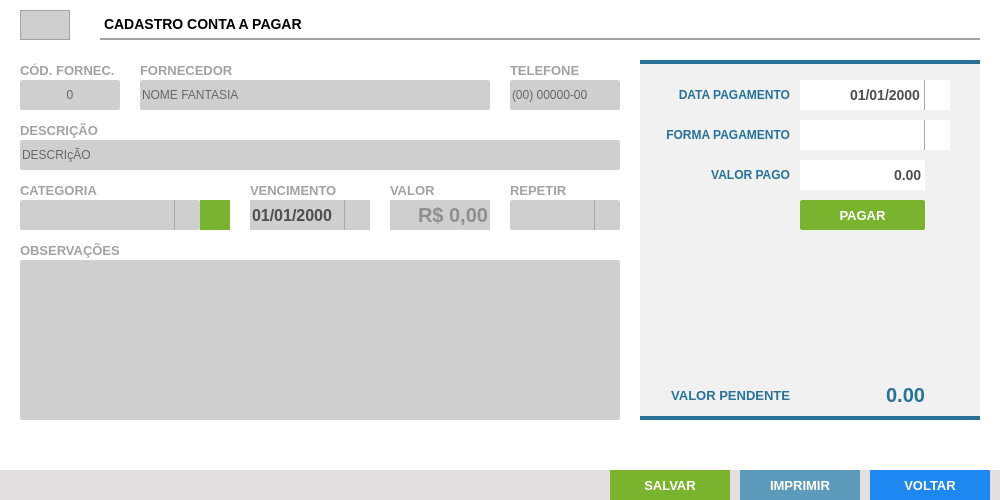
<?xml version="1.0" encoding="UTF-8"?>
<ui version="4.0">
 <class>ct_FormPagar</class>
 <widget class="QFrame" name="ct_FormPagar">
  <property name="geometry">
   <rect>
    <x>0</x>
    <y>0</y>
    <width>1000</width>
    <height>500</height>
   </rect>
  </property>
  <property name="windowTitle">
   <string>Frame</string>
  </property>
  <widget class="QFrame" name="fr_FormPagar">
   <property name="geometry">
    <rect>
     <x>0</x>
     <y>0</y>
     <width>1000</width>
     <height>500</height>
    </rect>
   </property>
   <property name="styleSheet">
    <string notr="true">background: #FFF;
border: none</string>
   </property>
   <property name="frameShape">
    <enum>QFrame::StyledPanel</enum>
   </property>
   <property name="frameShadow">
    <enum>QFrame::Raised</enum>
   </property>
   <widget class="QLabel" name="lb_FormProdutos">
    <property name="geometry">
     <rect>
      <x>100</x>
      <y>10</y>
      <width>880</width>
      <height>30</height>
     </rect>
    </property>
    <property name="styleSheet">
     <string notr="true">QLabel{
font-size: 14px;
font-family: &quot;Arial&quot;;
font-weight: bold;

border-bottom: 2px solid #A2A2A2
}</string>
    </property>
    <property name="text">
     <string>CADASTRO CONTA A PAGAR</string>
    </property>
   </widget>
   <widget class="QLineEdit" name="tx_Cod">
    <property name="enabled">
     <bool>false</bool>
    </property>
    <property name="geometry">
     <rect>
      <x>20</x>
      <y>10</y>
      <width>50</width>
      <height>30</height>
     </rect>
    </property>
    <property name="styleSheet">
     <string notr="true">QLineEdit{
background: #CFCFCF;
border: 1px solid #A2A2A2;
color: #000;
font-size: 14px;
font-family: &quot;Arial&quot;;
font-weight: bold;

}</string>
    </property>
    <property name="text">
     <string/>
    </property>
    <property name="alignment">
     <set>Qt::AlignCenter</set>
    </property>
   </widget>
   <widget class="QLabel" name="lb_FormCompra_5">
    <property name="geometry">
     <rect>
      <x>510</x>
      <y>60</y>
      <width>110</width>
      <height>20</height>
     </rect>
    </property>
    <property name="styleSheet">
     <string notr="true">QLabel{
font-size: 13px;
font-family: &quot;Arial&quot;;
font-weight: bold;
color: #A2A2A2;
}</string>
    </property>
    <property name="text">
     <string>TELEFONE</string>
    </property>
   </widget>
   <widget class="QLineEdit" name="tx_Id">
    <property name="geometry">
     <rect>
      <x>20</x>
      <y>80</y>
      <width>100</width>
      <height>30</height>
     </rect>
    </property>
    <property name="focusPolicy">
     <enum>Qt::WheelFocus</enum>
    </property>
    <property name="styleSheet">
     <string notr="true">QLineEdit{
background: #CFCFCF;
border-radius: 2px;
color: #000;
font: 13px &quot;Arial&quot; ;
text-transform: uppercase;
}
QLineEdit:Focus {
border: 1px solid red;
}</string>
    </property>
    <property name="alignment">
     <set>Qt::AlignCenter</set>
    </property>
    <property name="placeholderText">
     <string>0</string>
    </property>
   </widget>
   <widget class="QLabel" name="lb_FormCompra_2">
    <property name="geometry">
     <rect>
      <x>140</x>
      <y>60</y>
      <width>120</width>
      <height>20</height>
     </rect>
    </property>
    <property name="styleSheet">
     <string notr="true">QLabel{
font-size: 13px;
font-family: &quot;Arial&quot;;
font-weight: bold;
color: #A2A2A2;
}</string>
    </property>
    <property name="text">
     <string>FORNECEDOR</string>
    </property>
   </widget>
   <widget class="QLineEdit" name="tx_NomeFantasia">
    <property name="geometry">
     <rect>
      <x>140</x>
      <y>80</y>
      <width>350</width>
      <height>30</height>
     </rect>
    </property>
    <property name="focusPolicy">
     <enum>Qt::WheelFocus</enum>
    </property>
    <property name="styleSheet">
     <string notr="true">QLineEdit{
background: #CFCFCF;
border-radius: 2px;
color: #000;
font: 13px &quot;Arial&quot; ;
text-transform: uppercase;
}
QLineEdit:Focus {
border: 1px solid red;
}</string>
    </property>
    <property name="placeholderText">
     <string>NOME FANTASIA </string>
    </property>
   </widget>
   <widget class="QLabel" name="lb_FormCompra_3">
    <property name="geometry">
     <rect>
      <x>20</x>
      <y>60</y>
      <width>100</width>
      <height>20</height>
     </rect>
    </property>
    <property name="styleSheet">
     <string notr="true">QLabel{
font-size: 13px;
font-family: &quot;Arial&quot;;
font-weight: bold;
color: #A2A2A2;
}</string>
    </property>
    <property name="text">
     <string>CÓD. FORNEC.</string>
    </property>
   </widget>
   <widget class="QLineEdit" name="tx_Telefone">
    <property name="geometry">
     <rect>
      <x>510</x>
      <y>80</y>
      <width>110</width>
      <height>30</height>
     </rect>
    </property>
    <property name="focusPolicy">
     <enum>Qt::WheelFocus</enum>
    </property>
    <property name="styleSheet">
     <string notr="true">QLineEdit{
background: #CFCFCF;
border-radius: 2px;
color: #000;
font: 13px &quot;Arial&quot; ;
text-transform: uppercase;
}
QLineEdit:Focus {
border: 1px solid red;
}</string>
    </property>
    <property name="readOnly">
     <bool>true</bool>
    </property>
    <property name="placeholderText">
     <string>(00) 00000-00</string>
    </property>
   </widget>
   <widget class="QLineEdit" name="tx_descricao">
    <property name="geometry">
     <rect>
      <x>20</x>
      <y>140</y>
      <width>600</width>
      <height>30</height>
     </rect>
    </property>
    <property name="mouseTracking">
     <bool>true</bool>
    </property>
    <property name="focusPolicy">
     <enum>Qt::WheelFocus</enum>
    </property>
    <property name="styleSheet">
     <string notr="true">QLineEdit{
background: #CFCFCF;
border-radius: 2px;
color: #000;
font: 13px &quot;Arial&quot; ;
text-transform: uppercase;
}
QLineEdit:Focus {
border: 1px solid red;
}</string>
    </property>
    <property name="text">
     <string/>
    </property>
    <property name="frame">
     <bool>false</bool>
    </property>
    <property name="cursorPosition">
     <number>0</number>
    </property>
    <property name="alignment">
     <set>Qt::AlignLeading|Qt::AlignLeft|Qt::AlignVCenter</set>
    </property>
    <property name="readOnly">
     <bool>false</bool>
    </property>
    <property name="placeholderText">
     <string>DESCRIçÃO </string>
    </property>
   </widget>
   <widget class="QLabel" name="lb_FormCompra_4">
    <property name="geometry">
     <rect>
      <x>20</x>
      <y>120</y>
      <width>120</width>
      <height>20</height>
     </rect>
    </property>
    <property name="styleSheet">
     <string notr="true">QLabel{
font-size: 13px;
font-family: &quot;Arial&quot;;
font-weight: bold;
color: #A2A2A2;
}</string>
    </property>
    <property name="text">
     <string>DESCRIÇÃO</string>
    </property>
   </widget>
   <widget class="QLabel" name="lb_FormCompra_6">
    <property name="geometry">
     <rect>
      <x>20</x>
      <y>180</y>
      <width>120</width>
      <height>20</height>
     </rect>
    </property>
    <property name="styleSheet">
     <string notr="true">QLabel{
font-size: 13px;
font-family: &quot;Arial&quot;;
font-weight: bold;
color: #A2A2A2;
}</string>
    </property>
    <property name="text">
     <string>CATEGORIA</string>
    </property>
   </widget>
   <widget class="QComboBox" name="cb_categoria">
    <property name="geometry">
     <rect>
      <x>20</x>
      <y>200</y>
      <width>180</width>
      <height>30</height>
     </rect>
    </property>
    <property name="styleSheet">
     <string notr="true">QComboBox{
background: #CFCFCF;
border-radius: 2px;
color: #000;
font: 13px &quot;Arial&quot; ;
text-transform: uppercase;
}
QComboBox:Focus {
border: 1px solid red;
}
 QComboBox::drop-down {
     subcontrol-origin: padding;
     subcontrol-position: top right;
     width: 25px;
     border-left-width: 1px;
     border-left-color: darkgray;
     border-left-style: solid; /* just a single line */
     border-top-right-radius: 3px; /* same radius as the QComboBox */
     border-bottom-right-radius: 3px;
 }
QComboBox::down-arrow {
     image: url(Images/down.png);
 }
</string>
    </property>
   </widget>
   <widget class="QPushButton" name="bt_AddCategoriaProduto">
    <property name="geometry">
     <rect>
      <x>200</x>
      <y>200</y>
      <width>30</width>
      <height>30</height>
     </rect>
    </property>
    <property name="font">
     <font>
      <family>Arial</family>
      <pointsize>16</pointsize>
      <weight>75</weight>
      <bold>true</bold>
     </font>
    </property>
    <property name="styleSheet">
     <string notr="true">QPushButton{
background: #7AB32E;
color: #FFF
}
QPushButton:hover{
background-color: #40a286
}</string>
    </property>
    <property name="text">
     <string/>
    </property>
   </widget>
   <widget class="QPushButton" name="bt_CancelAddCatergoria">
    <property name="geometry">
     <rect>
      <x>200</x>
      <y>200</y>
      <width>30</width>
      <height>30</height>
     </rect>
    </property>
    <property name="font">
     <font>
      <family>Arial</family>
      <pointsize>16</pointsize>
      <weight>75</weight>
      <bold>true</bold>
     </font>
    </property>
    <property name="toolTip">
     <string>&lt;html&gt;&lt;head/&gt;&lt;body&gt;&lt;p&gt;Cancelar&lt;/p&gt;&lt;/body&gt;&lt;/html&gt;</string>
    </property>
    <property name="styleSheet">
     <string notr="true">QPushButton{
background: #FAB32E;
color: #FFF
}
QPushButton:hover{
background-color: #40a286
}</string>
    </property>
    <property name="text">
     <string/>
    </property>
   </widget>
   <widget class="QDateEdit" name="dt_Vencimento">
    <property name="geometry">
     <rect>
      <x>250</x>
      <y>200</y>
      <width>120</width>
      <height>30</height>
     </rect>
    </property>
    <property name="styleSheet">
     <string notr="true">QDateEdit {
background: #CFCFCF;
border: none;
font-family: &quot;Arial&quot;;
font-size: 16px;
font-weight: bold;
color: rgb(80,79,79)
}
 QDateEdit::drop-down {
     subcontrol-origin: padding;
     subcontrol-position: top right;
     width: 25px;
     border-left-width: 1px;
     border-left-color: darkgray;
     border-left-style: solid; /* just a single line */
     border-top-right-radius: 3px; /* same radius as the QComboBox */
     border-bottom-right-radius: 3px;
 }
QDateEdit::down-arrow {
     image: url(Images/down.png);
 }

QCalendarWidget QAbstractItemView:enabled 
  {
border: none;
  	font-size:13px;  
  	color: #000;  
  	background-color: #F1F1F1;  
  	selection-background-color: rgb(64, 64, 64); 
  	selection-color: rgb(0, 255, 0); 
  }
QCalendarWidget QToolButton {
	border: none;
  	color: #000
  }

 QCalendarWidget QMenu {
  	width: 150px;
  	left: 20px;
  	color: white;
  	font-size: 18px;
  	background-color: rgb(100, 100, 100);
  }
QCalendarWidget QWidget#qt_calendar_navigationbar
{ 
border: none;
}</string>
    </property>
    <property name="displayFormat">
     <string>dd/MM/yyyy</string>
    </property>
    <property name="calendarPopup">
     <bool>true</bool>
    </property>
   </widget>
   <widget class="QLabel" name="lb_FormCompra_7">
    <property name="geometry">
     <rect>
      <x>250</x>
      <y>180</y>
      <width>120</width>
      <height>20</height>
     </rect>
    </property>
    <property name="styleSheet">
     <string notr="true">QLabel{
font-size: 13px;
font-family: &quot;Arial&quot;;
font-weight: bold;
color: #A2A2A2;
}</string>
    </property>
    <property name="text">
     <string>VENCIMENTO</string>
    </property>
   </widget>
   <widget class="QTextEdit" name="tx_Obs">
    <property name="geometry">
     <rect>
      <x>20</x>
      <y>260</y>
      <width>600</width>
      <height>160</height>
     </rect>
    </property>
    <property name="styleSheet">
     <string notr="true">QTextEdit{
background: #CFCFCF;
border-radius: 2px;
color: #000;
font: 13px &quot;Arial&quot; ;
text-transform: uppercase;
}
QTextEdit:Focus {
border: 1px solid red;
}</string>
    </property>
   </widget>
   <widget class="QLabel" name="lb_FormCompra_8">
    <property name="geometry">
     <rect>
      <x>20</x>
      <y>240</y>
      <width>120</width>
      <height>20</height>
     </rect>
    </property>
    <property name="styleSheet">
     <string notr="true">QLabel{
font-size: 13px;
font-family: &quot;Arial&quot;;
font-weight: bold;
color: #A2A2A2;
}</string>
    </property>
    <property name="text">
     <string>OBSERVAÇÕES</string>
    </property>
   </widget>
   <widget class="QFrame" name="fr_financeiroCompra">
    <property name="geometry">
     <rect>
      <x>640</x>
      <y>60</y>
      <width>340</width>
      <height>360</height>
     </rect>
    </property>
    <property name="styleSheet">
     <string notr="true">background: #F1F1F1;
border-top: 4px solid #277298;
border-bottom: 4px solid #277298;</string>
    </property>
    <property name="frameShape">
     <enum>QFrame::StyledPanel</enum>
    </property>
    <property name="frameShadow">
     <enum>QFrame::Raised</enum>
    </property>
    <widget class="QLabel" name="lb_FormVenda_14">
     <property name="geometry">
      <rect>
       <x>20</x>
       <y>20</y>
       <width>130</width>
       <height>30</height>
      </rect>
     </property>
     <property name="styleSheet">
      <string notr="true">QLabel{
font-size: 12px;
font-family: &quot;Arial&quot;;
font-weight: bold;
color: #277298;
border: none
}</string>
     </property>
     <property name="text">
      <string>DATA PAGAMENTO</string>
     </property>
     <property name="alignment">
      <set>Qt::AlignRight|Qt::AlignTrailing|Qt::AlignVCenter</set>
     </property>
    </widget>
    <widget class="QDateEdit" name="dt_dataPagamento">
     <property name="geometry">
      <rect>
       <x>160</x>
       <y>20</y>
       <width>150</width>
       <height>30</height>
      </rect>
     </property>
     <property name="styleSheet">
      <string notr="true">QDateEdit {
background: #FFF;
border: none;
font-family: &quot;Arial&quot;;
font-size: 14px;
font-weight: bold;
color: rgb(80,79,79)
}
 QDateEdit::drop-down {
     subcontrol-origin: padding;
     subcontrol-position: top right;
     width: 25px;
     border-left-width: 1px;
     border-left-color: darkgray;
     border-left-style: solid; /* just a single line */
     border-top-right-radius: 3px; /* same radius as the QComboBox */
     border-bottom-right-radius: 3px;
 }
QDateEdit::down-arrow {
     image: url(Images/down.png);
 }

QCalendarWidget QAbstractItemView:enabled 
  {
border: none;
  	font-size:13px;  
  	color: #000;  
  	background-color: #F1F1F1;  
  	selection-background-color: rgb(64, 64, 64); 
  	selection-color: rgb(0, 255, 0); 
  }
QCalendarWidget QToolButton {
	border: none;
  	color: #000
  }

 QCalendarWidget QMenu {
  	width: 150px;
  	left: 20px;
  	color: white;
  	font-size: 18px;
  	background-color: rgb(100, 100, 100);
  }
QCalendarWidget QWidget#qt_calendar_navigationbar
{ 
border: none;
}</string>
     </property>
     <property name="alignment">
      <set>Qt::AlignRight|Qt::AlignTrailing|Qt::AlignVCenter</set>
     </property>
     <property name="displayFormat">
      <string>dd/MM/yyyy</string>
     </property>
     <property name="calendarPopup">
      <bool>true</bool>
     </property>
    </widget>
    <widget class="QLabel" name="lb_FormVenda_22">
     <property name="geometry">
      <rect>
       <x>20</x>
       <y>320</y>
       <width>130</width>
       <height>30</height>
      </rect>
     </property>
     <property name="styleSheet">
      <string notr="true">QLabel{
font-size: 13px;
font-family: &quot;Arial&quot;;
font-weight: bold;
color: #277298;
border: none
}</string>
     </property>
     <property name="text">
      <string>VALOR PENDENTE</string>
     </property>
     <property name="alignment">
      <set>Qt::AlignRight|Qt::AlignTrailing|Qt::AlignVCenter</set>
     </property>
    </widget>
    <widget class="QLabel" name="lb_ValorPendente">
     <property name="geometry">
      <rect>
       <x>160</x>
       <y>320</y>
       <width>125</width>
       <height>30</height>
      </rect>
     </property>
     <property name="styleSheet">
      <string notr="true">QLabel{
font-size: 20px;
font-family: &quot;Arial&quot;;
font-weight: bold;
color: #277298;
border: none
}</string>
     </property>
     <property name="text">
      <string>0.00</string>
     </property>
     <property name="alignment">
      <set>Qt::AlignRight|Qt::AlignTrailing|Qt::AlignVCenter</set>
     </property>
    </widget>
    <widget class="QLineEdit" name="tx_valorPago">
     <property name="geometry">
      <rect>
       <x>160</x>
       <y>100</y>
       <width>125</width>
       <height>30</height>
      </rect>
     </property>
     <property name="focusPolicy">
      <enum>Qt::WheelFocus</enum>
     </property>
     <property name="styleSheet">
      <string notr="true">QLineEdit{
background: #FFF;
border: none;
font-family: &quot;Arial&quot;;
font-size: 14px;
font-weight: bold;
color: rgb(80,79,79)
}
QLineEdit:Focus {
border: 1px solid red;
}</string>
     </property>
     <property name="text">
      <string>0.00</string>
     </property>
     <property name="alignment">
      <set>Qt::AlignRight|Qt::AlignTrailing|Qt::AlignVCenter</set>
     </property>
     <property name="placeholderText">
      <string>R$ 0.00</string>
     </property>
    </widget>
    <widget class="QLabel" name="lb_FormVenda_27">
     <property name="geometry">
      <rect>
       <x>20</x>
       <y>60</y>
       <width>130</width>
       <height>30</height>
      </rect>
     </property>
     <property name="styleSheet">
      <string notr="true">QLabel{
font-size: 12px;
font-family: &quot;Arial&quot;;
font-weight: bold;
color: #277298;
border: none
}</string>
     </property>
     <property name="text">
      <string>FORMA PAGAMENTO</string>
     </property>
     <property name="alignment">
      <set>Qt::AlignRight|Qt::AlignTrailing|Qt::AlignVCenter</set>
     </property>
    </widget>
    <widget class="QComboBox" name="cb_formaPagamento">
     <property name="geometry">
      <rect>
       <x>160</x>
       <y>60</y>
       <width>150</width>
       <height>30</height>
      </rect>
     </property>
     <property name="styleSheet">
      <string notr="true">QComboBox{
background: #FFF;
border: none;
font-family: &quot;Arial&quot;;
font-size: 16px;
font-weight: bold;
color: rgb(80,79,79)
}
QComboBox:Focus {
border: 1px solid red;
}
 QComboBox::drop-down {
     subcontrol-origin: padding;
     subcontrol-position: top right;
     width: 25px;
     border-left-width: 1px;
     border-left-color: darkgray;
     border-left-style: solid; /* just a single line */
     border-top-right-radius: 3px; /* same radius as the QComboBox */
     border-bottom-right-radius: 3px;
 }
QComboBox::down-arrow {
     image: url(Images/down.png);
 }
</string>
     </property>
    </widget>
    <widget class="QLabel" name="lb_FormVenda_28">
     <property name="geometry">
      <rect>
       <x>20</x>
       <y>100</y>
       <width>130</width>
       <height>30</height>
      </rect>
     </property>
     <property name="styleSheet">
      <string notr="true">QLabel{
font-size: 12px;
font-family: &quot;Arial&quot;;
font-weight: bold;
color: #277298;
border: none
}</string>
     </property>
     <property name="text">
      <string>VALOR PAGO</string>
     </property>
     <property name="alignment">
      <set>Qt::AlignRight|Qt::AlignTrailing|Qt::AlignVCenter</set>
     </property>
    </widget>
    <widget class="QPushButton" name="bt_receber">
     <property name="enabled">
      <bool>true</bool>
     </property>
     <property name="geometry">
      <rect>
       <x>160</x>
       <y>140</y>
       <width>125</width>
       <height>30</height>
      </rect>
     </property>
     <property name="font">
      <font>
       <family>Tahoma</family>
       <pointsize>10</pointsize>
       <weight>75</weight>
       <bold>true</bold>
      </font>
     </property>
     <property name="cursor">
      <cursorShape>PointingHandCursor</cursorShape>
     </property>
     <property name="focusPolicy">
      <enum>Qt::NoFocus</enum>
     </property>
     <property name="contextMenuPolicy">
      <enum>Qt::ActionsContextMenu</enum>
     </property>
     <property name="styleSheet">
      <string notr="true">QPushButton {
background-color: #7AB32E;
color: #FFF;
border: none;
border-radius: 2px
 }
QPushButton:hover{
background-color: #40a286
}</string>
     </property>
     <property name="text">
      <string>PAGAR</string>
     </property>
     <property name="iconSize">
      <size>
       <width>75</width>
       <height>35</height>
      </size>
     </property>
    </widget>
   </widget>
   <widget class="QLabel" name="lb_FormCompra_9">
    <property name="geometry">
     <rect>
      <x>390</x>
      <y>180</y>
      <width>100</width>
      <height>20</height>
     </rect>
    </property>
    <property name="styleSheet">
     <string notr="true">QLabel{
font-size: 13px;
font-family: &quot;Arial&quot;;
font-weight: bold;
color: #A2A2A2;
}</string>
    </property>
    <property name="text">
     <string>VALOR</string>
    </property>
   </widget>
   <widget class="QLineEdit" name="tx_valor">
    <property name="geometry">
     <rect>
      <x>390</x>
      <y>200</y>
      <width>100</width>
      <height>30</height>
     </rect>
    </property>
    <property name="focusPolicy">
     <enum>Qt::WheelFocus</enum>
    </property>
    <property name="styleSheet">
     <string notr="true">QLineEdit{
background: #CFCFCF;
border: none;
font-family: &quot;Arial&quot;;
font-size: 20px;
font-weight: bold;
color: rgb(80,79,79)
}
QLineEdit:Focus {
border: 1px solid red;
}</string>
    </property>
    <property name="alignment">
     <set>Qt::AlignRight|Qt::AlignTrailing|Qt::AlignVCenter</set>
    </property>
    <property name="placeholderText">
     <string>R$ 0,00</string>
    </property>
   </widget>
   <widget class="QComboBox" name="cb_repetir">
    <property name="geometry">
     <rect>
      <x>510</x>
      <y>200</y>
      <width>110</width>
      <height>30</height>
     </rect>
    </property>
    <property name="styleSheet">
     <string notr="true">QComboBox{
background: #CFCFCF;
border-radius: 2px;
color: #000;
font: 13px &quot;Arial&quot; ;
text-transform: uppercase;
}
QComboBox:Focus {
border: 1px solid red;
}
 QComboBox::drop-down {
     subcontrol-origin: padding;
     subcontrol-position: top right;
     width: 25px;
     border-left-width: 1px;
     border-left-color: darkgray;
     border-left-style: solid; /* just a single line */
     border-top-right-radius: 3px; /* same radius as the QComboBox */
     border-bottom-right-radius: 3px;
 }
QComboBox::down-arrow {
     image: url(Images/down.png);
 }
</string>
    </property>
   </widget>
   <widget class="QLabel" name="lb_FormCompra_10">
    <property name="geometry">
     <rect>
      <x>510</x>
      <y>180</y>
      <width>110</width>
      <height>20</height>
     </rect>
    </property>
    <property name="styleSheet">
     <string notr="true">QLabel{
font-size: 13px;
font-family: &quot;Arial&quot;;
font-weight: bold;
color: #A2A2A2;
}</string>
    </property>
    <property name="text">
     <string>REPETIR</string>
    </property>
   </widget>
   <widget class="QFrame" name="fr_BotoesFormCompra">
    <property name="geometry">
     <rect>
      <x>0</x>
      <y>470</y>
      <width>1000</width>
      <height>30</height>
     </rect>
    </property>
    <property name="styleSheet">
     <string notr="true">background:#E1DFE0;
border: none;</string>
    </property>
    <widget class="QPushButton" name="bt_Voltar">
     <property name="geometry">
      <rect>
       <x>870</x>
       <y>0</y>
       <width>120</width>
       <height>30</height>
      </rect>
     </property>
     <property name="font">
      <font>
       <family>Tahoma</family>
       <pointsize>10</pointsize>
       <weight>75</weight>
       <bold>true</bold>
      </font>
     </property>
     <property name="cursor">
      <cursorShape>PointingHandCursor</cursorShape>
     </property>
     <property name="focusPolicy">
      <enum>Qt::NoFocus</enum>
     </property>
     <property name="contextMenuPolicy">
      <enum>Qt::ActionsContextMenu</enum>
     </property>
     <property name="styleSheet">
      <string notr="true">QPushButton {
background-color: #1E87F0;
color: #FFF
}
QPushButton:hover{
background-color: #40a286
}</string>
     </property>
     <property name="text">
      <string>VOLTAR</string>
     </property>
     <property name="iconSize">
      <size>
       <width>75</width>
       <height>35</height>
      </size>
     </property>
    </widget>
    <widget class="QPushButton" name="bt_Salvar">
     <property name="geometry">
      <rect>
       <x>610</x>
       <y>0</y>
       <width>120</width>
       <height>30</height>
      </rect>
     </property>
     <property name="font">
      <font>
       <family>Tahoma</family>
       <pointsize>10</pointsize>
       <weight>75</weight>
       <bold>true</bold>
      </font>
     </property>
     <property name="cursor">
      <cursorShape>PointingHandCursor</cursorShape>
     </property>
     <property name="focusPolicy">
      <enum>Qt::NoFocus</enum>
     </property>
     <property name="contextMenuPolicy">
      <enum>Qt::ActionsContextMenu</enum>
     </property>
     <property name="styleSheet">
      <string notr="true">QPushButton {
background-color: #7AB32E;
color: #FFF
 }
QPushButton:hover{
background-color: #40a286
}</string>
     </property>
     <property name="text">
      <string>SALVAR</string>
     </property>
     <property name="iconSize">
      <size>
       <width>75</width>
       <height>35</height>
      </size>
     </property>
    </widget>
    <widget class="QPushButton" name="bt_Imprimir">
     <property name="enabled">
      <bool>false</bool>
     </property>
     <property name="geometry">
      <rect>
       <x>740</x>
       <y>0</y>
       <width>120</width>
       <height>30</height>
      </rect>
     </property>
     <property name="font">
      <font>
       <family>Tahoma</family>
       <pointsize>10</pointsize>
       <weight>75</weight>
       <bold>true</bold>
      </font>
     </property>
     <property name="cursor">
      <cursorShape>PointingHandCursor</cursorShape>
     </property>
     <property name="focusPolicy">
      <enum>Qt::NoFocus</enum>
     </property>
     <property name="contextMenuPolicy">
      <enum>Qt::ActionsContextMenu</enum>
     </property>
     <property name="styleSheet">
      <string notr="true">QPushButton {
background-color: #5C9BBC;
color: #FFF
 }
QPushButton:hover{
background-color: #40a286
}</string>
     </property>
     <property name="text">
      <string>IMPRIMIR</string>
     </property>
     <property name="iconSize">
      <size>
       <width>75</width>
       <height>35</height>
      </size>
     </property>
    </widget>
   </widget>
   <zorder>bt_CancelAddCatergoria</zorder>
   <zorder>lb_FormProdutos</zorder>
   <zorder>tx_Cod</zorder>
   <zorder>lb_FormCompra_5</zorder>
   <zorder>tx_Id</zorder>
   <zorder>lb_FormCompra_2</zorder>
   <zorder>tx_NomeFantasia</zorder>
   <zorder>lb_FormCompra_3</zorder>
   <zorder>tx_Telefone</zorder>
   <zorder>tx_descricao</zorder>
   <zorder>lb_FormCompra_4</zorder>
   <zorder>lb_FormCompra_6</zorder>
   <zorder>cb_categoria</zorder>
   <zorder>bt_AddCategoriaProduto</zorder>
   <zorder>dt_Vencimento</zorder>
   <zorder>lb_FormCompra_7</zorder>
   <zorder>tx_Obs</zorder>
   <zorder>lb_FormCompra_8</zorder>
   <zorder>fr_financeiroCompra</zorder>
   <zorder>lb_FormCompra_9</zorder>
   <zorder>tx_valor</zorder>
   <zorder>cb_repetir</zorder>
   <zorder>lb_FormCompra_10</zorder>
   <zorder>fr_BotoesFormCompra</zorder>
  </widget>
 </widget>
 <resources/>
 <connections/>
</ui>
